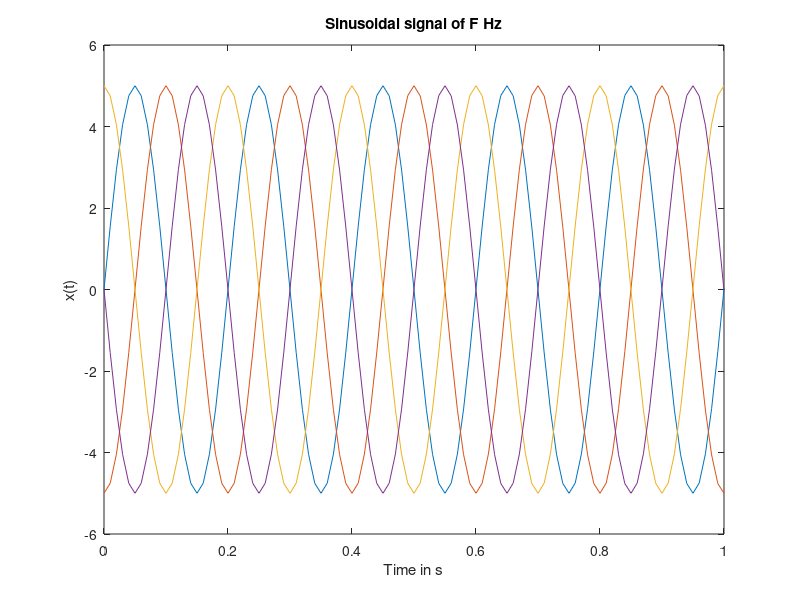

MATLAB code to generate this figure:
% Generation of sine wave of different phase

a=5;
f=5;
t=0:1/(20*f):1;
pi=3.142;
x=a*sin(2*pi*f*t);
y=a*sin((2*pi*f*t)+pi/2);
w=a*sin((2*pi*f*t)+3*pi/2);
z=a*sin((2*pi*f*t)+pi);

plot(t,x);
xlabel('Time in s')
ylabel('x(t)')
title('Sinusoidal signal of F Hz')
hold on;
plot(t,w)
plot(t,y)
plot(t,z)
